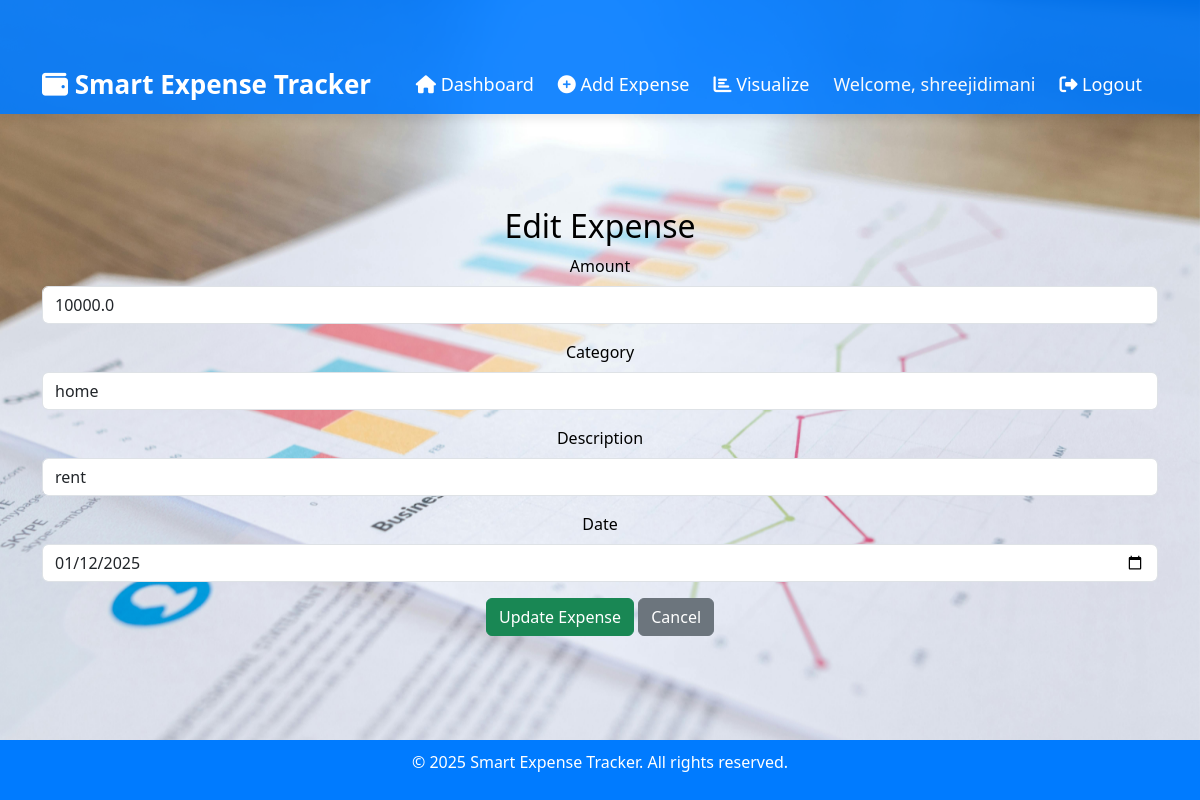
Page /edit_expense/1 (signed in) on the committed database.
### models.py (models this page shows)
class User(db.Model, UserMixin):
    id = db.Column(db.Integer, primary_key=True)
    username = db.Column(db.String(150), unique=True, nullable=False)
    email = db.Column(db.String(150), unique=True, nullable=False)
    password = db.Column(db.String(60), nullable=False)

class Expense(db.Model):
    id = db.Column(db.Integer, primary_key=True)
    amount = db.Column(db.Float, nullable=False)
    category = db.Column(db.String(100), nullable=False)
    description = db.Column(db.String(200), nullable=True)
    date = db.Column(db.DateTime, nullable=False)
    user_id = db.Column(db.Integer, db.ForeignKey('user.id'), nullable=False)

### app.py (the view, shortened to what this page needs)
@app.route('/edit_expense/<int:expense_id>', methods=['GET', 'POST'])
@login_required
def edit_expense(expense_id):
    expense = Expense.query.get_or_404(expense_id)
    return render_template('edit_expense.html', expense=expense)

### app.py (called while the page is built)
@login_manager.user_loader
def load_user(user_id):
    return User.query.get(int(user_id))

### templates/edit_expense.html
{% extends "base.html" %}
{% block content %}
<div class="container mt-5">
    <h2 class="text-center">Edit Expense</h2>
    <form method="POST">
        <div class="mb-3">
            <label class="form-label">Amount</label>
            <input type="number" class="form-control" name="amount" value="{{ expense.amount }}" required>
        </div>
        <div class="mb-3">
            <label class="form-label">Category</label>
            <input type="text" class="form-control" name="category" value="{{ expense.category }}" required>
        </div>
        <div class="mb-3">
            <label class="form-label">Description</label>
            <input type="text" class="form-control" name="description" value="{{ expense.description }}" required>
        </div>
        <div class="mb-3">
            <label class="form-label">Date</label>
            <input type="date" class="form-control" name="date" value="{{ expense.date.strftime('%Y-%m-%d') }}" required>
        </div>
        <button type="submit" class="btn btn-success">Update Expense</button>
        <a href="{{ url_for('dashboard') }}" class="btn btn-secondary">Cancel</a>
    </form>
</div>
{% endblock %}

### templates/base.html (shortened to what this page needs)
<!DOCTYPE html>
<html lang="en">
<head>
    <link rel="stylesheet" href="https://cdn.jsdelivr.net/npm/bootstrap@5.3.0/dist/css/bootstrap.min.css">
    <link rel="stylesheet" href="https://cdnjs.cloudflare.com/ajax/libs/font-awesome/6.4.0/css/all.min.css">
    <link rel="stylesheet" href="{{ url_for('static', filename='style.css') }}">
</head>
<body>
    <header>
        <nav class="navbar navbar-expand-lg navbar-dark fixed-top">
            <div class="container">
                <a class="navbar-brand" href="{{ url_for('dashboard') }}">
                    <i class="fas fa-wallet"></i> Smart Expense Tracker
                </a>
                <div class="collapse navbar-collapse" id="navbarNav">
                    <ul class="navbar-nav ms-auto">
                        <li class="nav-item">
                            <a class="nav-link" href="{{ url_for('dashboard') }}"><i class="fas fa-home"></i> Dashboard</a>
                        </li>
                        <li class="nav-item">
                            <a class="nav-link" href="{{ url_for('add_expense') }}"><i class="fas fa-plus-circle"></i> Add Expense</a>
                        </li>
                        <li class="nav-item">
                            <a class="nav-link" href="{{ url_for('visualize_expenses') }}"><i class="fas fa-chart-bar"></i> Visualize</a>
                        </li>
                        {% if current_user.is_authenticated %}
                            <li class="nav-item">
                                <span class="nav-link text-light">Welcome, {{ current_user.username }}</span>
                            </li>
                            <li class="nav-item">
                                <a class="nav-link btn btn-outline-light" href="{{ url_for('logout') }}">
                                    <i class="fas fa-sign-out-alt"></i> Logout
                                </a>
                            </li>
                        {% else %}
                            <li class="nav-item">
                                <a class="nav-link btn btn-outline-light" href="{{ url_for('login') }}">
                                    <i class="fas fa-sign-in-alt"></i> Login
                                </a>
                            </li>
                        {% endif %}
                    </ul>
                </div>
            </div>
        </nav>
    </header>
    <main>
        {% block content %}{% endblock %}
    </main>
    <footer>
        <p class="footer-text">© 2025 Smart Expense Tracker. All rights reserved.</p>
    </footer>
</body>
</html>

### static/style.css (style rules this page uses)
body { display: flex; flex-direction: column; min-height: 100vh; background-color: #ffffff; color: black; position: relative; overflow-x: hidden; }
main { flex: 1; display: flex; flex-direction: column; justify-content: center; align-items: center; padding: 20px; z-index: 1; text-align: center; }
.navbar { background: rgba(0, 123, 255, 0.9); padding: 5px 0; box-shadow: 0 4px 10px rgba(0, 0, 0, 0.1); position: fixed; top: 0; left: 0; width: 100%; z-index: 1000; }
.navbar-brand { font-size: 26px; font-weight: 600; color: white; transition: 0.3s; }
.navbar-nav .nav-link { font-size: 18px; margin-right: 8px; color: white; transition: 0.3s; padding: 5px 8px; border-radius: 6px; }
.navbar-nav .btn { font-size: 18px; padding: 5px 10px; transition: 0.3s ease; }
.container { padding-top: 55px; }
footer { background-color: #007bff; color: white; text-align: center; padding: 10px 0; position: relative; bottom: 0; width: 100%; }

### rows in the picture
User: username "shreejidimani"
Expense: amount "10000.0", category "home", description "rent", date "01/12/2025"
